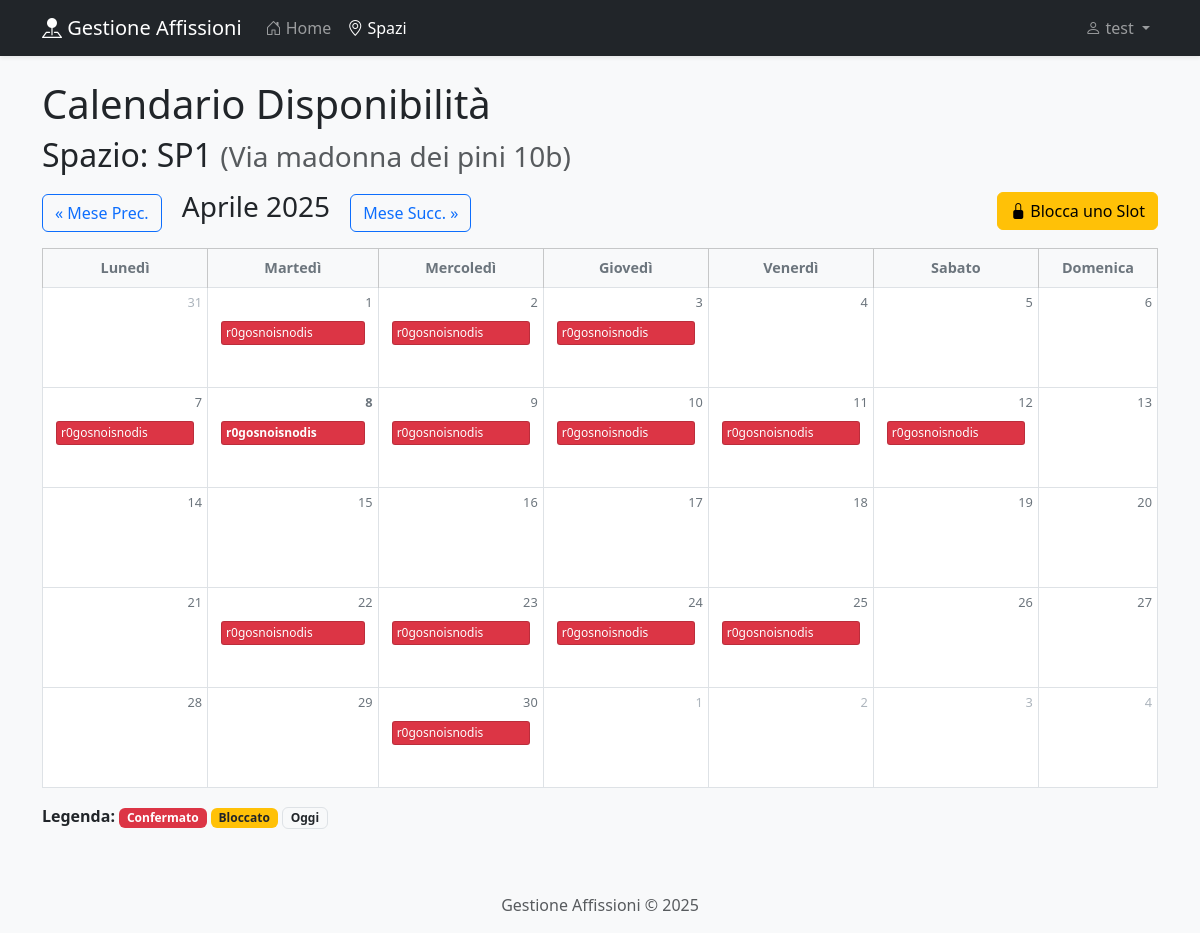
Page /spazi/1/calendario/ (signed in) on the earlier database version.
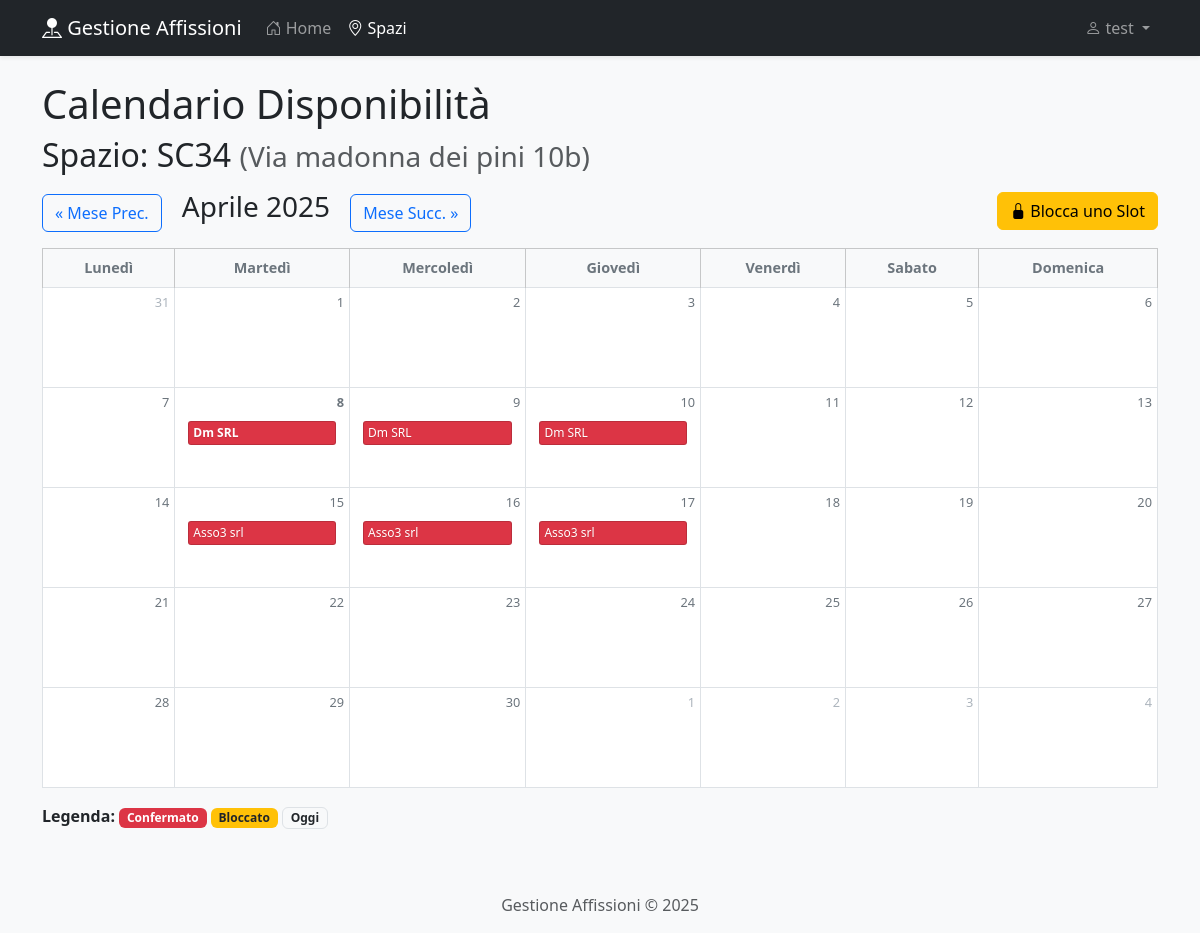
Same page on the later database version.
### gestione/models.py (models this page shows, shortened)
class SpazioPubblicitario(models.Model):
    TIPOLOGIA_CHOICES = [
        ('cartellone', _('Cartellone Stradale')),
        ('pensilina', _('Pensilina Autobus')),
        ('transenna', _('Transenna Parapedonale')),
        ('altro', _('Altro')),
    ]
    identificativo = models.CharField(_("Identificativo Univoco"), max_length=50, unique=True, help_text=_("Es. BS-001, MI-P05"))
    descrizione = models.CharField(_("Descrizione Breve"), max_length=200, blank=True, null=True)
    posizione_indirizzo = models.TextField(_("Posizione (Indirizzo)"), help_text=_("Indirizzo completo dello spazio"))
    posizione_lat = models.DecimalField(_("Latitudine"), max_digits=9, decimal_places=6, blank=True, null=True, help_text=_("Coordinate geografiche (opzionale)"))
    posizione_lon = models.DecimalField(_("Longitudine"), max_digits=9, decimal_places=6, blank=True, null=True, help_text=_("Coordinate geografiche (opzionale)"))
    dimensioni = models.CharField(_("Dimensioni"), max_length=50, blank=True, null=True, help_text=_("Es. 6x3m, 100x140cm"))
    tipologia = models.CharField(_("Tipologia"), max_length=50, choices=TIPOLOGIA_CHOICES, default='cartellone')
    note = models.TextField(_("Altre Caratteristiche Rilevanti"), blank=True, null=True)
    attivo = models.BooleanField(_("Attivo"), default=True, help_text=_("Indica se lo spazio è attualmente utilizzabile"))
    data_creazione = models.DateTimeField(auto_now_add=True)
    data_modifica = models.DateTimeField(auto_now=True)
    class Meta:
        verbose_name = _("Spazio Pubblicitario")
        verbose_name_plural = _("Spazi Pubblicitari")
        ordering = ['identificativo']

class Affissione(models.Model):
    STATO_CHOICES = [
        ('Bloccato', _('Bloccato (Venditore)')), # [RF15] Slot bloccato in attesa di conferma
        ('Confermato', _('Confermato')),         # Affissione confermata, pronta per pianificazione installazione
    ]
    spazio = models.ForeignKey(
        SpazioPubblicitario,
        on_delete=models.PROTECT, # Impedisce cancellazione Spazio se ha affissioni collegate
        verbose_name=_("Spazio Pubblicitario"),
        related_name="affissioni" # Permette di accedere alle affissioni da un oggetto Spazio (spazio.affissioni.all())
    )
    cliente = models.ForeignKey(
        Cliente,
        on_delete=models.PROTECT, # Impedisce cancellazione Cliente se ha affissioni collegate
        verbose_name=_("Cliente"),
        related_name="affissioni" # Permette di accedere alle affissioni da un oggetto Cliente (cliente.affissioni.all())
    )
    data_inizio = models.DateField(_("Data Inizio Affissione"), default=timezone.now)
    data_fine = models.DateField(_("Data Fine Affissione"))
    stato = models.CharField(
        _("Stato Affissione"),
        max_length=30,
        choices=STATO_CHOICES,
        default='Confermato' # Default per creazioni da Admin, il 'Bloccato' sarà usato dai venditori
    )
    note = models.TextField(_("Note Interne"), blank=True, null=True)
    data_creazione = models.DateTimeField(auto_now_add=True)
    data_modifica = models.DateTimeField(auto_now=True)
    class Meta:
        verbose_name = _("Affissione/Prenotazione")
        verbose_name_plural = _("Affissioni/Prenotazioni")
        ordering = ['data_inizio', 'spazio']

class Cliente(models.Model):
    nome_cognome = models.CharField(_("Nome/Cognome"), max_length=150, blank=True, null=True, help_text=_("Per persone fisiche"))
    ragione_sociale = models.CharField(_("Ragione Sociale"), max_length=200, blank=True, null=True, help_text=_("Per aziende"))
    telefono = models.CharField(_("Telefono"), max_length=30, blank=True, null=True)
    email = models.EmailField(_("Email"), max_length=254, blank=True, null=True)
    indirizzo = models.TextField(_("Indirizzo"), blank=True, null=True)
    note = models.TextField(_("Altre Informazioni Rilevanti"), blank=True, null=True)
    data_creazione = models.DateTimeField(auto_now_add=True)
    data_modifica = models.DateTimeField(auto_now=True)
    class Meta:
        verbose_name = _("Cliente")
        verbose_name_plural = _("Clienti")
        ordering = ['ragione_sociale', 'nome_cognome'] # Ordina per ragione sociale o nome
    def __str__(self):
        return self.ragione_sociale or self.nome_cognome or f"Cliente ID: {self.pk}"

### gestione/views.py (the view, shortened to what this page needs)
# urls.py: path('spazi/<int:pk>/calendario/', views.spazio_calendario_view, name='spazio_calendario'),
@login_required
def spazio_calendario_view(request, pk, year=None, month=None):
    spazio = get_object_or_404(SpazioPubblicitario, pk=pk)
    today = timezone.now().date()
    if year is None or month is None:
        current_year = today.year
        current_month = today.month
    first_day_current_month_dt = date(current_year, current_month, 1)
    prev_month_dt = first_day_current_month_dt - timedelta(days=1)
    prev_month_year = prev_month_dt.year
    prev_month_month = prev_month_dt.month
    _, last_day_num = calendar.monthrange(current_year, current_month)
    last_day_current_month_dt = date(current_year, current_month, last_day_num)
    next_month_dt = last_day_current_month_dt + timedelta(days=1)
    next_month_year = next_month_dt.year
    next_month_month = next_month_dt.month
    cal = calendar.Calendar(firstweekday=0)
    month_days_raw = cal.monthdatescalendar(current_year, current_month) # Rinominato per chiarezza
    first_day_of_calendar = month_days_raw[0][0]
    last_day_of_calendar = month_days_raw[-1][-1]
    affissioni_nel_periodo = Affissione.objects.filter(
        spazio=spazio,
        data_inizio__lte=last_day_of_calendar,
        data_fine__gte=first_day_of_calendar
    ).select_related('cliente')
    calendar_data = {}
    for week in month_days_raw:
        for day in week:
            calendar_data[day] = {'affissioni': [], 'is_confirmed': False, 'is_blocked': False}
    for affissione in affissioni_nel_periodo:
        current_day = max(affissione.data_inizio, first_day_of_calendar)
        end_day = min(affissione.data_fine, last_day_of_calendar)
        while current_day <= end_day:
             if current_day in calendar_data:
                 calendar_data[current_day]['affissioni'].append(affissione)
                 if affissione.stato == 'Confermato':
                     calendar_data[current_day]['is_confirmed'] = True
                 if affissione.stato == 'Bloccato':
                       calendar_data[current_day]['is_blocked'] = True
             current_day += timedelta(days=1)
    processed_month_days = []
    for week in month_days_raw:
        processed_week = []
        for day_date in week:
            day_info_dict = calendar_data.get(day_date, {'affissioni': [], 'is_confirmed': False, 'is_blocked': False})
            processed_week.append({
                'date': day_date,
                'data': day_info_dict
            })
        processed_month_days.append(processed_week)
    can_block_generico = request.user.groups.filter(name='Venditori').exists() or \
                         request.user.is_staff or \
                         request.user.groups.filter(name='Amministratori').exists()
    context = {
        'spazio': spazio,
        'processed_month_days': processed_month_days, # Passa la nuova struttura dati
        'current_date': date(current_year, current_month, 1),
        'today': today,
        'prev_month_url': reverse('gestione:spazio_calendario', kwargs={'pk': pk, 'year': prev_month_year, 'month': prev_month_month}),
        'next_month_url': reverse('gestione:spazio_calendario', kwargs={'pk': pk, 'year': next_month_year, 'month': next_month_month}),
        'can_block_generico': can_block_generico, # Passa il nuovo flag per il pulsante
    }
    return render(request, 'gestione/spazio_calendario.html', context)

### gestione/templatetags/auth_extras.py (called while the page is built)
@register.filter(name='has_group')
def has_group(user, group_name):
    if not user.is_authenticated:
        return False
    try:
        group = Group.objects.get(name=group_name)
    except Group.DoesNotExist:
        return False
    return group in user.groups.all()

### gestione/templates/gestione/spazio_calendario.html (shortened to what this page needs)
{% extends "base.html" %}
{% load static %}
{% load auth_extras %}
{% block content %}
<h1>Calendario Disponibilità</h1>
<h2 class="mb-3">Spazio: {{ spazio.identificativo }} <small class="text-muted">({{ spazio.posizione_indirizzo }})</small></h2>
<div class="d-flex justify-content-between align-items-center mb-3 flex-wrap">
    <div class="me-auto">
        <a href="{{ prev_month_url }}" class="btn btn-outline-primary">&laquo; Mese Prec.</a>
        <h3 class="mb-0 d-inline-block mx-3">{{ current_date|date:"F Y" }}</h3>
        <a href="{{ next_month_url }}" class="btn btn-outline-primary">Mese Succ. &raquo;</a>
    </div>
    {% if can_block_generico %}
    <div class="ms-md-3 mt-2 mt-md-0">
        <a href="{% url 'gestione:blocca_slot_generico' spazio_pk=spazio.pk %}" class="btn btn-warning">
             <i class="bi bi-lock-fill"></i> Blocca uno Slot
        </a>
    </div>
    {% endif %}
</div>
<table class="table table-bordered calendar-table">
    <thead class="table-light">
        <tr>
            <th>Lunedì</th>
            <th>Martedì</th>
            <th>Mercoledì</th>
            <th>Giovedì</th>
            <th>Venerdì</th>
            <th>Sabato</th>
            <th>Domenica</th>
        </tr>
    </thead>
    <tbody>
        {% for week in processed_month_days %}
        <tr>
            {% for day_info in week %}
            <td class="{% if day_info.date.month != current_date.month %}other-month{% endif %} {% if day_info.date == today %}today{% endif %}">
                <span class="day-number">{{ day_info.date.day }}</span>
                <div class="day-content">
                    {% if day_info.date.month == current_date.month %}
                        {% for affissione in day_info.data.affissioni %}
                            <span class="affissione-item {% if affissione.stato == 'Confermato' %}stato-confermato{% elif affissione.stato == 'Bloccato' %}stato-bloccato{% endif %}"
                                  title="{{ affissione.cliente }} ({{ affissione.stato }}) | {{ affissione.data_inizio|date:'d/m' }} - {{ affissione.data_fine|date:'d/m' }}">
                                {{ affissione.cliente.ragione_sociale|default:affissione.cliente.nome_cognome|truncatechars:15 }}
                            </span>
                        {% endfor %}
                    {% endif %}
                </div>
            </td>
            {% endfor %}
        </tr>
        {% endfor %}
    </tbody>
</table>
<div class="mt-3">
    <strong>Legenda:</strong>
    <span class="badge bg-danger">Confermato</span>
    <span class="badge bg-warning text-dark">Bloccato</span>
    <span class="badge bg-light text-dark border">Oggi</span>
</div>
{% endblock %}

Differences in the rows shown:
removed Affissione: cliente.ragione_sociale "r0gosnoisnodis"
removed Affissione: cliente.ragione_sociale "r0gosnoisnodis"
removed Affissione: cliente.ragione_sociale "r0gosnoisnodis"
removed Affissione: cliente.ragione_sociale "r0gosnoisnodis"
removed Affissione: cliente.ragione_sociale "r0gosnoisnodis", shown under "30"
changed SpazioPubblicitario "Via madonna dei pini 10b": identificativo "SP1" → "SC34"
added Affissione: cliente.ragione_sociale "Dm SRL"
added Affissione: cliente.ragione_sociale "Asso3 srl"
